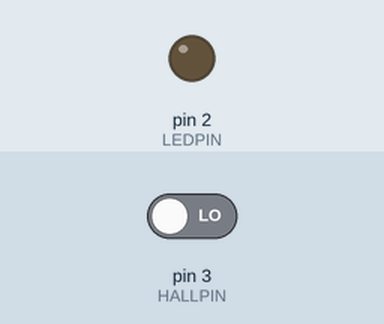
The sketch below on a simulated Arduino Uno, built with avr-gcc and run on an emulated ATmega328P. Parts: output pins drawn as LEDs (lit = HIGH). Inputs (shaded band) come from the test bench; at power-on: pin 3 (HALLPIN) LOW.

Above: at 1.2 s.
1.3 s: pin 3 (HALLPIN) driven HIGH
At 2.5 s:
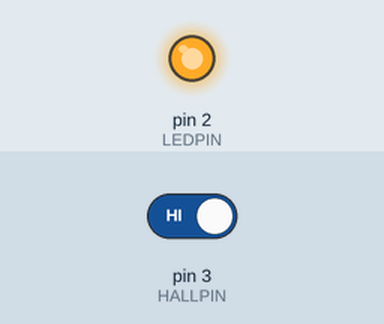
2.8 s: pin 3 (HALLPIN) driven LOW
At 3.7 s:
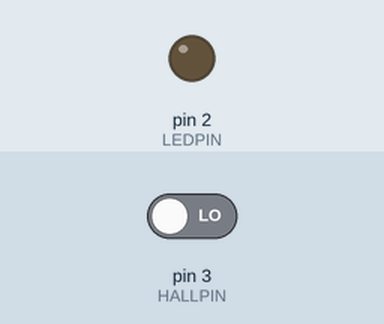
Timing chart, 0 to 5.8 s (numbered marks = the images above; inputs shaded):
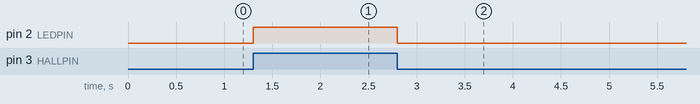

The sketch:

vma313-hall-effect-int.ino
```cpp
#define DEBUG 0

#if DEBUG
#define DEBUG_PRINTLN(s)  {Serial.println(s);}
#else
#define DEBUG_PRINTLN(s)
#endif

#define LEDPIN  2
#define HALLPIN 3

volatile byte state=LOW;

void setup() {
  pinMode(HALLPIN, INPUT);
  pinMode(LEDPIN, OUTPUT);
  attachInterrupt(digitalPinToInterrupt(HALLPIN), event, CHANGE);

  Serial.begin(9600);
  DEBUG_PRINTLN("Start...");
}

void loop() {
  digitalWrite(LEDPIN, state);
}

void event() {
  state = !state;
  DEBUG_PRINTLN("change");
}
```

Measured:
- after the input at 1.3 s, pin 2 (LEDPIN): LOW → HIGH at once
- after the input at 2.8 s, pin 2 (LEDPIN): HIGH → LOW at once
